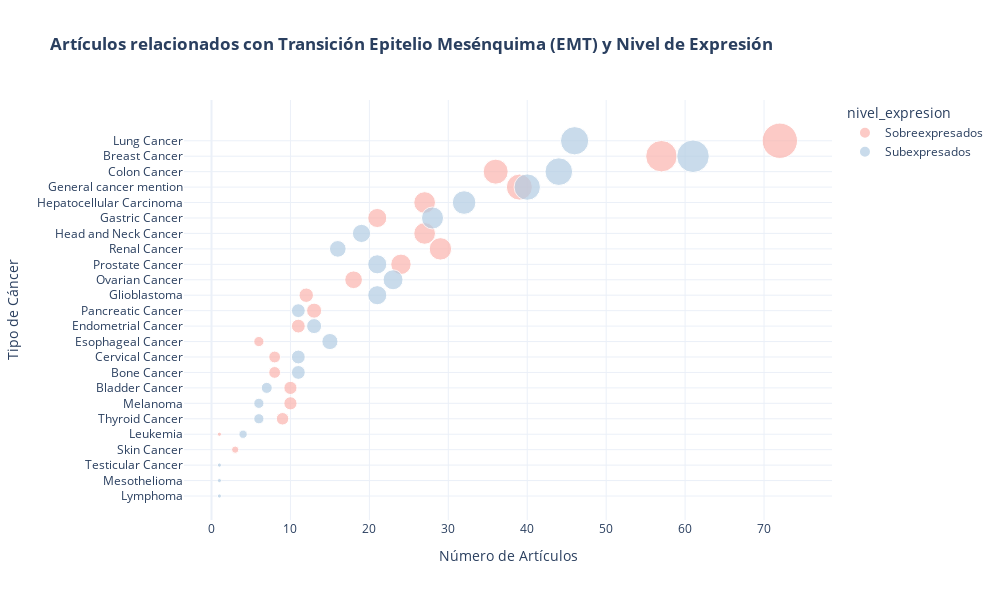

This figure's notebook cell:
### Code cell
graficar_distribucion_cancer_bibliografia(bibliografia_genes_clasificada, contexto_biologico)

### Figure 1 — Plotly figure (JSON) as saved in the notebook; plotly's stock layout.template omitted (floating-point values rounded to 4 significant figures)
{"data": [{"hovertemplate": "nivel_expresion=Sobreexpresados<br>Número de Artículos=%{marker.size}<br>Tipo de Cáncer=%{y}<extra></extra>", "legendgroup": "Sobreexpresados", "marker": {"color": "#FBB4AE", "size": [10, 8, 57, 8, 36, 11, 6, 21, 39, 12, 27, 27, 1, 72, 10, 18, 13, 24, 29, 3, 9], "sizemode": "area", "sizeref": 0.1152, "symbol": "circle"}, "mode": "markers", "name": "Sobreexpresados", "orientation": "h", "showlegend": true, "type": "scatter", "x": [10, 8, 57, 8, 36, 11, 6, 21, 39, 12, 27, 27, 1, 72, 10, 18, 13, 24, 29, 3, 9], "xaxis": "x", "y": ["Bladder Cancer", "Bone Cancer", "Breast Cancer", "Cervical Cancer", "Colon Cancer", "Endometrial Cancer", "Esophageal Cancer", "Gastric Cancer", "General cancer mention", "Glioblastoma", "Head and Neck Cancer", "Hepatocellular Carcinoma", "Leukemia", "Lung Cancer", "Melanoma", "Ovarian Cancer", "Pancreatic Cancer", "Prostate Cancer", "Renal Cancer", "Skin Cancer", "Thyroid Cancer"], "yaxis": "y"}, {"hovertemplate": "nivel_expresion=Subexpresados<br>Número de Artículos=%{marker.size}<br>Tipo de Cáncer=%{y}<extra></extra>", "legendgroup": "Subexpresados", "marker": {"color": "#B3CDE3", "size": [7, 11, 61, 11, 44, 13, 15, 28, 40, 21, 19, 32, 4, 46, 1, 6, 1, 23, 11, 21, 16, 1, 6], "sizemode": "area", "sizeref": 0.1152, "symbol": "circle"}, "mode": "markers", "name": "Subexpresados", "orientation": "h", "showlegend": true, "type": "scatter", "x": [7, 11, 61, 11, 44, 13, 15, 28, 40, 21, 19, 32, 4, 46, 1, 6, 1, 23, 11, 21, 16, 1, 6], "xaxis": "x", "y": ["Bladder Cancer", "Bone Cancer", "Breast Cancer", "Cervical Cancer", "Colon Cancer", "Endometrial Cancer", "Esophageal Cancer", "Gastric Cancer", "General cancer mention", "Glioblastoma", "Head and Neck Cancer", "Hepatocellular Carcinoma", "Leukemia", "Lung Cancer", "Lymphoma", "Melanoma", "Mesothelioma", "Ovarian Cancer", "Pancreatic Cancer", "Prostate Cancer", "Renal Cancer", "Testicular Cancer", "Thyroid Cancer"], "yaxis": "y"}], "layout": {"height": 600, "hovermode": "closest", "legend": {"itemsizing": "constant", "title": {"text": "nivel_expresion"}, "tracegroupgap": 0}, "title": {"text": "<b>Artículos relacionados con Transición Epitelio Mesénquima (EMT) y Nivel de Expresión</b>"}, "width": 1000, "xaxis": {"anchor": "y", "domain": [0, 1], "title": {"text": "Número de Artículos"}}, "yaxis": {"anchor": "x", "categoryorder": "total ascending", "domain": [0, 1], "title": {"text": "Tipo de Cáncer"}}}}
